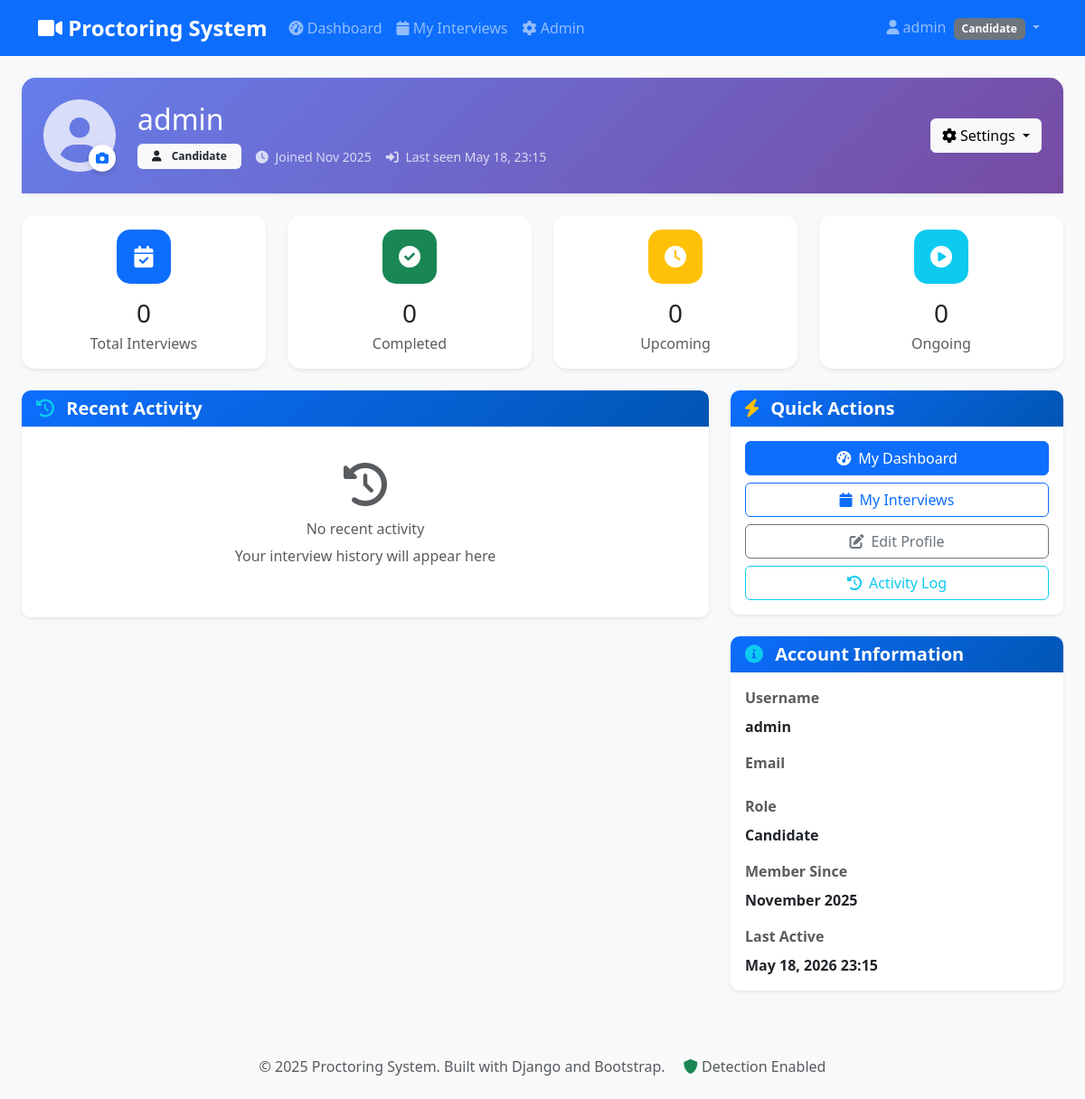
Page /accounts/ (signed in) on the earlier database version.
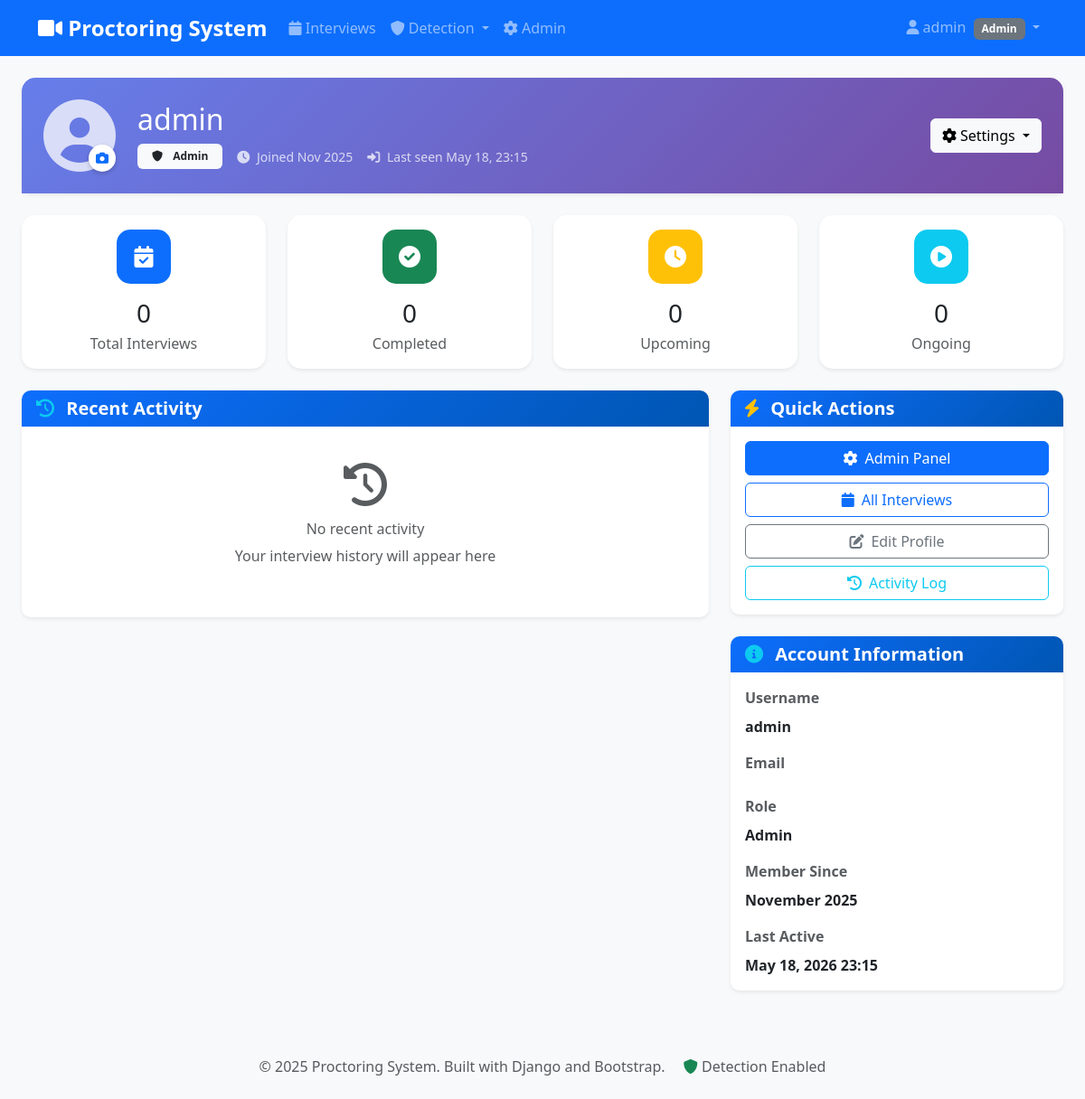
Same page on the later database version.
### accounts/models.py (models this page shows, shortened)
class User(AbstractUser):
    ROLE_CHOICES = [
        ('candidate', 'Candidate'),
        ('interviewer', 'Interviewer'),
        ('admin', 'Admin'),
    ]
    role = models.CharField(max_length=20, choices=ROLE_CHOICES, default='candidate')
    phone_number = models.CharField(max_length=15, blank=True, null=True)
    profile_picture = models.ImageField(upload_to='profile_pics/', blank=True, null=True)
    bio = models.TextField(blank=True, null=True, help_text="Short biography")
    email_verified = models.BooleanField(default=False)
    created_at = models.DateTimeField(default=timezone.now)  # Changed from auto_now_add
    updated_at = models.DateTimeField(auto_now=True)
    last_activity = models.DateTimeField(default=timezone.now)
    total_interviews = models.IntegerField(default=0)
    average_integrity_score = models.FloatField(default=0.0)
    class Meta:
        ordering = ['-created_at']
        indexes = [
            models.Index(fields=['role', 'is_active']),
            models.Index(fields=['email']),
        ]
    def get_full_name(self):
        full_name = super().get_full_name()
        return full_name if full_name.strip() else self.username

### accounts/views.py (the view, shortened to what this page needs)
# urls.py: path('', views.profile_view, name='profile'),
@login_required
def profile_view(request):
    user = request.user
    if user.role == 'candidate':
        interviews = user.candidate_interviews.all()
        upcoming_interviews = interviews.filter(status='scheduled').order_by('scheduled_time')[:3]
        completed_interviews = interviews.filter(status='completed').order_by('-end_time')[:5]
        ongoing_interviews = interviews.filter(status='ongoing')
        stats = {
            'total_interviews': interviews.count(),
            'completed': interviews.filter(status='completed').count(),
            'upcoming': interviews.filter(status='scheduled').count(),
            'ongoing': interviews.filter(status='ongoing').count(),
        }
    else:  # admin or other roles
        interviews = Interview.objects.all()
        upcoming_interviews = interviews.filter(status='scheduled').order_by('scheduled_time')[:3]
        completed_interviews = interviews.filter(status='completed').order_by('-end_time')[:5]
        ongoing_interviews = interviews.filter(status='ongoing')
        stats = {
            'total_interviews': interviews.count(),
            'completed': interviews.filter(status='completed').count(),
            'upcoming': interviews.filter(status='scheduled').count(),
            'ongoing': interviews.filter(status='ongoing').count(),
        }
    context = {
        'user': user,
        'upcoming_interviews': upcoming_interviews,
        'completed_interviews': completed_interviews,
        'ongoing_interviews': ongoing_interviews,
        'stats': stats,
    }
    return render(request, 'accounts/profile.html', context)

### templates/accounts/profile.html (shortened to what the changed rows need)
{% extends 'base.html' %}
{% load static %}
{% block content %}
<div class="container-fluid">
    <div class="row mb-4">
        <div class="col-12">
            <div class="card border-0 shadow-sm">
                <div class="profile-header p-4">
                    <div class="row align-items-center">
                        <div class="col">
                            <h2 class="mb-1">{{ user.get_full_name|default:user.username }}</h2>
                            <div class="d-flex align-items-center gap-3">
                                <span class="badge bg-light text-dark px-3 py-2">
                                    <i class="fas fa-{% if user.role == 'admin' %}shield-alt{% elif user.role == 'interviewer' %}chalkboard-teacher{% else %}user{% endif %} me-2"></i>
                                    {{ user.get_role_display }}
                                </span>
                                <small class="opacity-75">
                                    <i class="fas fa-clock me-1"></i>
                                    Joined {{ user.date_joined|date:"M Y" }}
                                </small>
                                <small class="opacity-75">
                                    <i class="fas fa-sign-in-alt me-1"></i>
                                    Last seen {{ user.last_login|date:"M d, H:i"|default:"Never" }}
                                </small>
                            </div>
                        </div>
                    </div>
                </div>
            </div>
        </div>
    </div>
    <div class="row">
        <div class="col-lg-4">
            <div class="card shadow-sm mb-4 quick-actions">
                <div class="card-body">
                    <div class="d-grid gap-2">
                        {% if user.role == 'candidate' %}
                            <a href="{% url 'interviews:candidate_dashboard' %}" class="btn btn-primary">
                                <i class="fas fa-tachometer-alt me-2"></i>My Dashboard
                            </a>
                            <a href="{% url 'interviews:interview_list' %}" class="btn btn-outline-primary">
                                <i class="fas fa-calendar me-2"></i>My Interviews
                            </a>
                        {% elif user.role == 'admin' %}
                            <a href="{% url 'admin:index' %}" class="btn btn-primary">
                                <i class="fas fa-cog me-2"></i>Admin Panel
                            </a>
                            <a href="{% url 'interviews:interview_list' %}" class="btn btn-outline-primary">
                                <i class="fas fa-calendar me-2"></i>All Interviews
                            </a>
                        {% endif %}
                        <a href="{% url 'accounts:edit_profile' %}" class="btn btn-outline-secondary">
                            <i class="fas fa-edit me-2"></i>Edit Profile
                        </a>
                        <a href="{% url 'accounts:activity_log' %}" class="btn btn-outline-info">
                            <i class="fas fa-history me-2"></i>Activity Log
                        </a>
                    </div>
                </div>
            </div>
            <div class="card shadow-sm">
                <div class="card-body">
                    <div class="mb-3">
                        <label class="form-label text-muted">Username</label>
                        <div class="fw-bold">{{ user.username }}</div>
                    </div>
                    <div class="mb-3">
                        <label class="form-label text-muted">Role</label>
                        <div class="fw-bold">{{ user.get_role_display }}</div>
                    </div>
                    <div class="mb-3">
                        <label class="form-label text-muted">Member Since</label>
                        <div class="fw-bold">{{ user.date_joined|date:"F Y" }}</div>
                    </div>
                    <div class="mb-0">
                        <label class="form-label text-muted">Last Active</label>
                        <div class="fw-bold">{{ user.last_login|date:"M d, Y H:i"|default:"Never" }}</div>
                    </div>
                </div>
            </div>
        </div>
    </div>
</div>
{% endblock %}

### templates/base.html (shortened to what this page needs)
<!DOCTYPE html>
{% load static %}
<html lang="en">
<head>
    <link href="https://cdn.jsdelivr.net/npm/bootstrap@5.3.0/dist/css/bootstrap.min.css" rel="stylesheet">
    <link href="https://cdnjs.cloudflare.com/ajax/libs/font-awesome/6.0.0/css/all.min.css" rel="stylesheet">
    <link href="{% static 'css/styles.css' %}" rel="stylesheet">
</head>
<body>
    <nav class="navbar navbar-expand-lg navbar-dark bg-primary">
        <div class="container">
            <a class="navbar-brand" href="{% if user.is_authenticated %}{% if user.role == 'candidate' %}{% url 'interviews:candidate_dashboard' %}{% else %}{% url 'interviews:interview_list' %}{% endif %}{% else %}{% url 'accounts:login' %}{% endif %}">
                <i class="fas fa-video"></i> Proctoring System
            </a>
            <div class="collapse navbar-collapse" id="navbarNav">
                <ul class="navbar-nav me-auto">
                    {% if user.is_authenticated %}
                        {% if user.role == 'candidate' %}
                            <li class="nav-item">
                                <a class="nav-link" href="{% url 'interviews:candidate_dashboard' %}">
                                    <i class="fas fa-tachometer-alt"></i> Dashboard
                                </a>
                            </li>
                            <li class="nav-item">
                                <a class="nav-link" href="{% url 'interviews:interview_list' %}">
                                    <i class="fas fa-calendar"></i> My Interviews
                                </a>
                            </li>
                        {% else %}
                            <li class="nav-item">
                                <a class="nav-link" href="{% url 'interviews:interview_list' %}">
                                    <i class="fas fa-calendar"></i> Interviews
                                </a>
                            </li>
                            <li class="nav-item dropdown">
                                <a class="nav-link dropdown-toggle" href="#" id="detectionDropdown" role="button" data-bs-toggle="dropdown">
                                    <i class="fas fa-shield-alt"></i> Detection
                                </a>
                            </li>
                        {% endif %}
                        {% if user.is_staff %}
                            <li class="nav-item">
                                <a class="nav-link" href="{% url 'admin:index' %}">
                                    <i class="fas fa-cog"></i> Admin
                                </a>
                            </li>
                        {% endif %}
                    {% endif %}
                </ul>
                <ul class="navbar-nav">
                    {% if user.is_authenticated %}
                        <li class="nav-item dropdown">
                            <a class="nav-link dropdown-toggle" href="#" id="navbarDropdown" role="button" data-bs-toggle="dropdown">
                                <i class="fas fa-user"></i> {{ user.username }}
                                <span class="badge bg-secondary ms-1">{{ user.get_role_display }}</span>
                            </a>
                        </li>
                    {% endif %}
                </ul>
            </div>
        </div>
    </nav>
    <main class="container-fluid mt-4">
        {% block content %}{% endblock %}
    </main>
    <footer class="bg-light mt-5 py-4">
        <div class="container text-center">
            <p class="text-muted mb-0">
                &copy; 2025 Proctoring System. Built with Django and Bootstrap.
                <span class="ms-3">
                    <i class="fas fa-shield-alt text-success"></i> Detection Enabled
                </span>
            </p>
        </div>
    </footer>
</body>
</html>

Differences in the rows shown:
changed User "admin": role "Candidate" → "Admin"
Other differences:
text no longer shown: "Dashboard My Interviews My Dashboard My Interviews"
text now shown: "Interviews Detection Admin Panel All Interviews"
